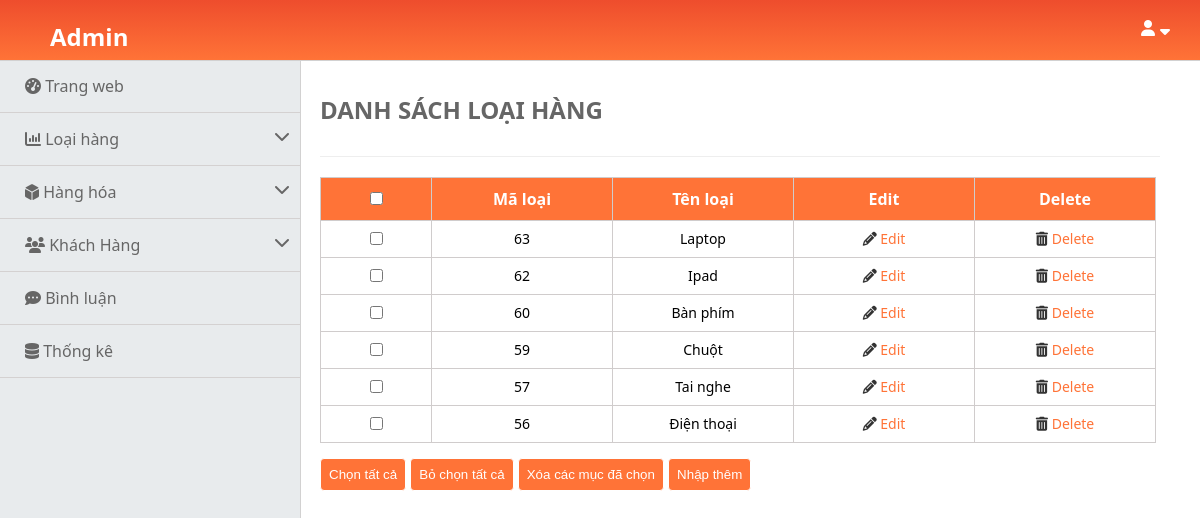
Page /admin/index.php?act=listlh on the committed database.
### tables this page shows
CREATE TABLE `danhmuc` (
  `id` int(11) NOT NULL,
  `name` varchar(255) NOT NULL
);

### model/pdo.php (called while the page is built, shortened)
<?php
function pdo_get_connection(){
    $dburl = "mysql:host=localhost;dbname=duanmau;charset=utf8";
    $username = 'root';
    $password = '';
    $conn = new PDO($dburl, $username, $password);
    $conn->setAttribute(PDO::ATTR_ERRMODE, PDO::ERRMODE_EXCEPTION);
    return $conn;
}
function pdo_query($sql){
    $sql_args = array_slice(func_get_args(), 1);
    try{
        $conn = pdo_get_connection();
        $stmt = $conn->prepare($sql);
        $stmt->execute($sql_args);
        $rows = $stmt->fetchAll();
        return $rows;
    }
    catch(PDOException $e){
        throw $e;
    }
    finally{
        unset($conn);
    }
}

### model/danhmuc.php (called while the page is built, shortened)
<?php
    function loadAll_danhmuc(){
        $sql = "select * from danhmuc order by id desc";
        $listloaihang = pdo_query($sql);
        return $listloaihang;
    }
?>

### admin/loaihang/listlh.php (the view, shortened to what this page needs)
<div class="artical">
            <div class="add"><h2>DANH SÁCH LOẠI HÀNG</h2></div>
            <table border="1">
                <tr class="first-table">
                    <th class="title-id"><input type="checkbox" name="" id=""></th>
                    <th class="title-table">Mã loại</th>
                    <th class="title-table">Tên loại</th>
                    <th class="title-table">Edit</th>
                    <th class="title-table">Delete</th>
                </tr>
               <?php
                foreach ($listloaihang as $loaihang) {
                    extract($loaihang);
                    $edit = "index.php?act=edit&id=".$id;
                    $delete = "index.php?act=delete&id=".$id;
                    echo '<tr>
                            <td><input type="checkbox" name="" id=""></td>
                            <td>' .$id. '</td>
                            <td>' .$name. '</td>
                            <td><a href="'.$edit.'"</a><i class="fa-solid fa-pencil"></i> Edit</td>
                            <td><a href="'.$delete.'"</a><i class="fa-solid fa-trash-can"></i> Delete</td>
                        </tr>';
                }
               ?>
            </table>
            <div class="button-maloai">
                        <input type="button" value="Chọn tất cả">
                        <input type="reset" value="Bỏ chọn tất cả">
                        <input type="button" value="Xóa các mục đã chọn">
                        <a href="index.php?act=addlh"><input type="button" value="Nhập thêm"></a>
                    </div>
        </div>

### css/index.css (style rules this page uses)
body { box-sizing: border-box; margin: 0 auto; font-family: 'Noto Sans', sans-serif; }
.artical { margin-left: 320px; }
.add { margin-top: 3px; margin-right: 40px; padding: 10px 0; color: #666; border-bottom: 1px solid #eee; }
.button-maloai input { background-color: #ff7337; outline: none; color: #fff; padding: 8px; border: 1px solid rgba(255, 255, 255, 1); cursor: pointer; border-radius: 4px; margin-top: 5px; margin-bottom: 10px; }
table { margin-top: 20px; border-collapse: collapse; border-color: rgb(208, 204, 204); margin-bottom: 10px; }
.title-id { padding: 10px 15px; width: 80px; }
.title-table { padding: 10px 15px; width: 150px; }
th { background-color: #ff7337; color: #fff; }
td { padding: 8px 8px; text-align: center; font-size: 14px; }
td a { text-decoration: none; color: #ff7337; }
.fa-pencil, .fa-trash-can { color: #333; }

### rows in the picture
danhmuc: id "63", name "Laptop"
danhmuc: id "62", name "Ipad"
danhmuc: id "60", name "Bàn phím"
danhmuc: id "59", name "Chuột"
danhmuc: id "57", name "Tai nghe"
danhmuc: id "56", name "Điện thoại"
